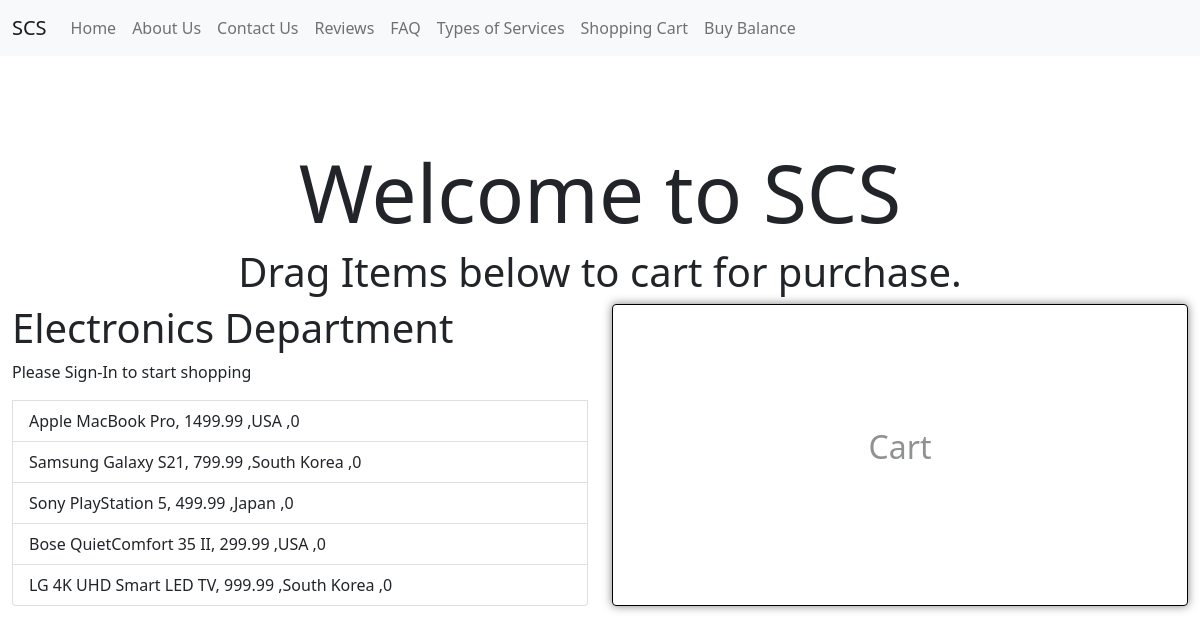
The page / on the database its author committed.
### tables this page shows
CREATE TABLE Items
(
  item_id INT
  AUTO_INCREMENT PRIMARY KEY,
  item_name VARCHAR
  (50) NOT NULL,
  price DECIMAL
  (10, 2) NOT NULL,
  made_in VARCHAR
  (50) NOT NULL,
  department_code VARCHAR
  (20) NOT NULL
);

### back/database.php (called while the page is built, shortened)
<?php
class DatabaseClass
{
    public $connection;
    public function __construct($host = "localhost", $username = "root", $password = "", $db = "cps630")
    {
        $this->connection = mysqli_connect($host, $username, $password, $db) or die(mysqli_error());
    }
    public function execute_query($sql)
    {
        $result = mysqli_query($this->connection, $sql);
        return $result;
    }
}

### back/items.php (the view, shortened to what this page needs)
<?php
include_once 'database.php';
class ItemsClass
{
    private $db_instance;
    public function __construct()
    {
        $this->db_instance = new DatabaseClass();
    }
    public function printItems($chosen)
    {
        if (!isset($chosen)) {
            $sql = "SELECT * FROM Items;";
            $result = $this->db_instance->execute_query($sql);
            if (mysqli_num_rows($result) > 0) {
                while ($row = mysqli_fetch_assoc($result)) {
                    echo "<li id='$row[item_id]' class='list-group-item item'>" . $row["item_name"] . ", " . $row["price"] . " ," . $row["made_in"] . " ," . $row["department_code"] . "</li>";
                }
            }
        }
    }
}

### index.php (shortened to what this page needs)
<!DOCTYPE html>
<html lang="en">
<head>
  <link href="https://cdn.jsdelivr.net/npm/bootstrap@5.0.2/dist/css/bootstrap.min.css" rel="stylesheet" />
  <link href="./style.css" rel="stylesheet" />
</head>
<body>
  <?php include './header.php' ?>
  <div class="container-fluid text-center mt-5 pt-5">
    <h1 class="display-1 mt-5">Welcome to SCS</h1>
    <h1 class="display-6">Drag Items below to cart for purchase.</h1>
  </div>
  <div class="container-fluid">
    <div class="row">
      <div class="col-md-6">
        <h1 class="display-6">Electronics Department</h1>
        <ul class="list-group items">
          <?php
          include './back/items.php';
          if (!isset($_COOKIE["userid"])) {
            echo "<p>Please Sign-In to start shopping</p>";
          }
          $items = new ItemsClass();
          $items->printItems(null);
          ?>
        </ul>
      </div>
      <div class="col-md-6">
        <div class="cart d-flex justify-content-center text-center align-items-center rounded">
          <p style="opacity: 0.5; font-size: 200%">Cart</p>
        </div>
      </div>
    </div>
  </div>
</body>
</html>

### header.php (shortened to what this page needs)
<head>
    <link href="style.css?v=<?php echo time(); ?>" rel="stylesheet" />
</head>
<header ng-app="myApp" ng-controller="headerController">
    <nav class="navbar navbar-light bg-light navbar-expand-lg fixed-top">
        <div class="container-fluid">
            <a class="navbar-brand" href="#/!">SCS</a>
            <div class="collapse navbar-collapse navbar-left" id="navbarNavAltMarkup">
                <div class="navbar-nav">
                    <a class="nav-link" aria-current="page" href="#/!">Home</a>
                    <a class="nav-link" href="#!about">About Us</a>
                    <a class="nav-link" href="#!contact">Contact Us</a>
                    <a class="nav-link" href="#!reviews">Reviews</a>
                    <a class="nav-link" href="#!faq">FAQ</a>
                    <a class="nav-link" href="#!services" tabindex="-1">Types of Services</a>
                    <a class="nav-link" href="#!cart">Shopping Cart</a>
                    <a id="balance" class="nav-link" href="#!balance">Buy Balance</a>
                </div>
            </div>
        </div>
    </nav>
</header>

### style.css (style rules this page uses)
.cart { border: 1px solid black; box-shadow: 0 0 10px rgba(0, 0, 0, 0.5); height: 100%; min-height: 300px; }

### rows shown on the page
items: item_name "Apple MacBook Pro", price "1499.99", made_in "USA", department_code "0"
items: item_name "Samsung Galaxy S21", price "799.99", made_in "South Korea", department_code "0"
items: item_name "Sony PlayStation 5", price "499.99", made_in "Japan", department_code "0"
items: item_name "Bose QuietComfort 35 II", price "299.99", made_in "USA", department_code "0"
items: item_name "LG 4K UHD Smart LED TV", price "999.99", made_in "South Korea", department_code "0"
